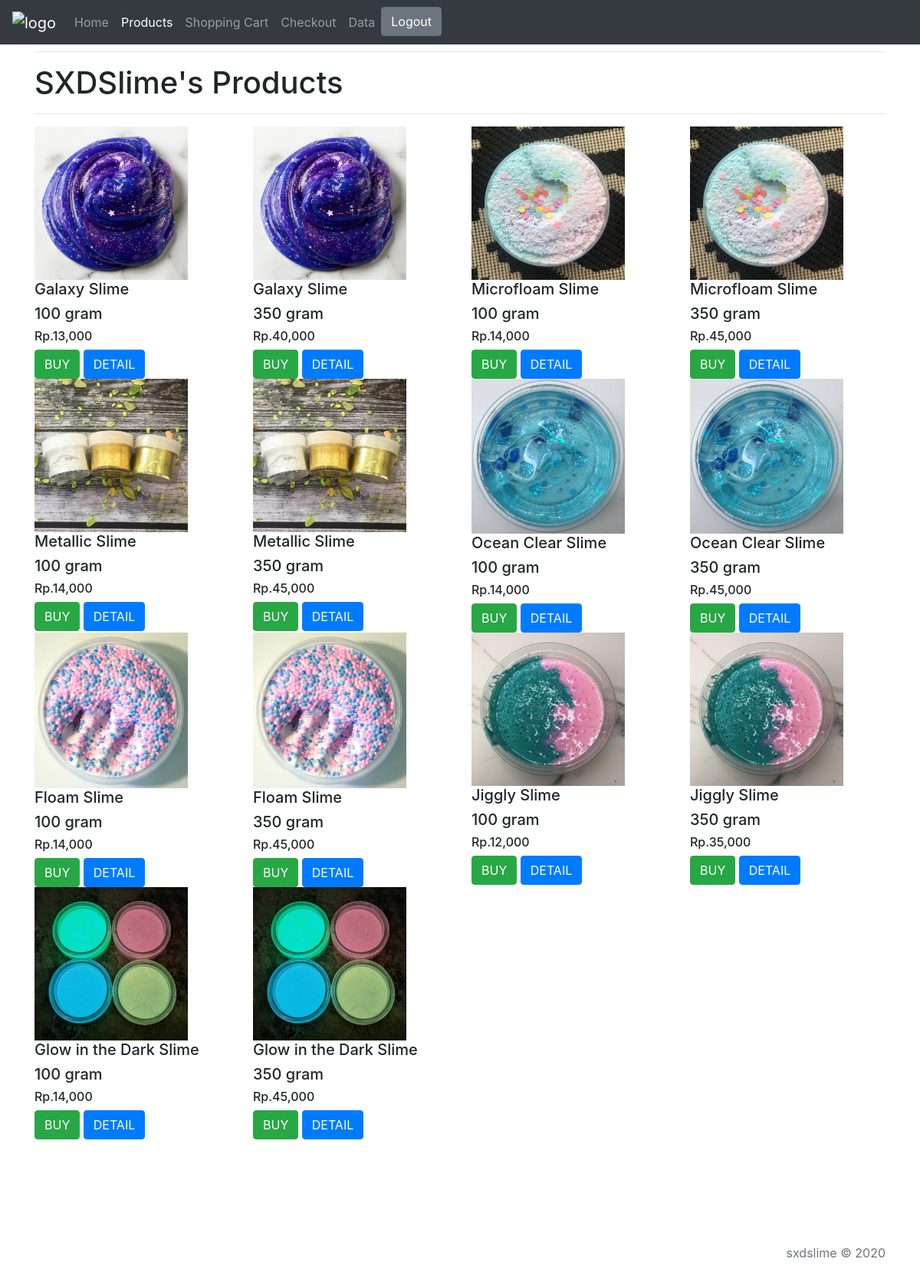
/products.php, run on the app's committed database.
### tables this page shows
CREATE TABLE `pricelist` (
  `product_id` int(5) NOT NULL,
  `code` varchar(30) NOT NULL,
  `variant` varchar(30) NOT NULL,
  `size` varchar(15) NOT NULL,
  `price` int(11) NOT NULL,
  `photo` varchar(100) NOT NULL
);

### products.php (the view, shortened to what this page needs)
<?php
$koneksi= mysqli_connect ("fdb28.awardspace.net","3690530_sxdslime","Bismillah123","3690530_sxdslime");
?>
<!DOCTYPE html>
<html>
<head>
  <link rel="stylesheet"
  href="https://cdn.jsdelivr.net/npm/bootstrap@4.5.3/dist/css/bootstrap.min.css"
>
</head>
<body>
  <header>
    <nav class="navbar navbar-expand-md navbar-dark fixed-top bg-dark">
      <a class="navbar-brand" href="#">
        <img src="logo.png" alt="logo" style="width:40px;">
      </a>
      <div class="collapse navbar-collapse" id="navbarCollapse">
        <ul class="navbar-nav mr-auto">
          <li class="nav-item">
            <a class="nav-link" href="home.php">Home</a>
          </li>
          <li class="nav-item active">
            <a class="nav-link" href="products.php">Products <span class="sr-only">(current)</span></a>
          </li>
          <li class="nav-item">
            <a class="nav-link" href="shoppingcart.php">Shopping Cart</a>
          </li>
          <li class="nav-item">
            <a class="nav-link" href="checkout.php">Checkout</a>
          </li>
          <li class="nav-item">
            <a class="nav-link" href="data.php">Data</a>
          </li>
          <li class="nav-item">
            <a href="logout.php" class="form-inline my-2 my-lg-0 btn btn-secondary">Logout</a></a>
          </li>
        </ul>
      </div>
    </nav>
  </header>
  <section class="konten">
    <div class="container">
     <hr>
     <h1>SXDSlime's Products</h1>
     <hr>
     <div class="row">
      <?php $ambil = $koneksi->query("SELECT * FROM pricelist"); ?>
      <?php while($perproduk = $ambil->fetch_assoc()){ ?>
        <div class="col-md-3">
          <div class="thumbnail">
            <img src="variant/<?php echo $perproduk ['photo'];?>" alt="" style="width:200px">
            <div class="caption">
              <h5><?php echo $perproduk['variant'];?></h5>
              <h5><?php echo $perproduk['size'];?></h5>
              <h6>Rp.<?php echo number_format ($perproduk ['price']);?></h6>
              <a href="buy.php?id=<?php echo $perproduk ['product_id'];?>" class="btn btn-success">BUY</a>
              <a href="detail.php?id=<?php echo $perproduk['product_id'];?>" class="btn btn-primary">DETAIL</a>
            </div>
          </div>
        </div>
      <?php } ?>
    </div>
  </div>
  <br>
  <br>
  <br>
<footer class="footer mt-auto py-3">
  <div class="container">
    <p class="mt-5 mb-3 text-muted" align="right">sxdslime &copy; 2020</p>
  </div>
</footer>
</body>
</html>

### data on the page
pricelist: photo (picture), variant "Galaxy Slime", size "100 gram", price "13,000"
pricelist: photo (picture), variant "Galaxy Slime", size "350 gram", price "40,000"
pricelist: photo (picture), variant "Microfloam Slime", size "100 gram", price "14,000"
pricelist: photo (picture), variant "Microfloam Slime", size "350 gram", price "45,000"
pricelist: photo (picture), variant "Metallic Slime", size "100 gram", price "14,000"
pricelist: photo (picture), variant "Metallic Slime", size "350 gram", price "45,000"
pricelist: photo (picture), variant "Ocean Clear Slime", size "100 gram", price "14,000"
pricelist: photo (picture), variant "Ocean Clear Slime", size "350 gram", price "45,000"
pricelist: photo (picture), variant "Floam Slime", size "100 gram", price "14,000"
pricelist: photo (picture), variant "Floam Slime", size "350 gram", price "45,000"
pricelist: photo (picture), variant "Jiggly Slime", size "100 gram", price "12,000"
pricelist: photo (picture), variant "Jiggly Slime", size "350 gram", price "35,000"
pricelist: photo (picture), variant "Glow in the Dark Slime", size "100 gram", price "14,000"
pricelist: photo (picture), variant "Glow in the Dark Slime", size "350 gram", price "45,000"
